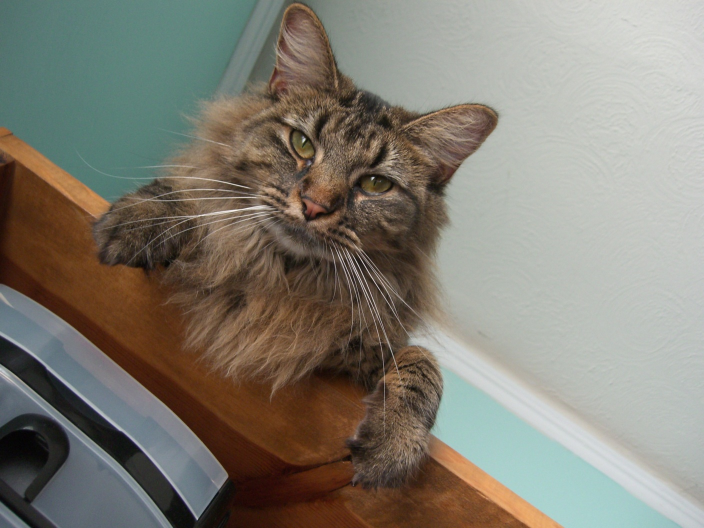
#> input picture nutmeg.jpg, 1408 x 1056 px (shown at 1/2 size)
$ jupyter execute --allow-errors CS445_Proj1_Starter.ipynb   (shell and % lines are left out)
#> lines starting #> are read from the running program, lines starting #| are printed output that depends on the picture
### utils.py
import time
import os

import cv2
import argparse
import numpy as np
from scipy import signal
from math import ceil, floor
import matplotlib.pyplot as plt
from matplotlib.colors import LogNorm


def align_images(input_img_1, input_img_2, pts_img_1, pts_img_2,
                 save_images=False):

    # Load images
    im1 = cv2.imread(input_img_1)
    im1 = cv2.cvtColor(im1, cv2.COLOR_BGR2RGB)

    im2 = cv2.imread(input_img_2)
    im2 = cv2.cvtColor(im2, cv2.COLOR_BGR2RGB)

    # get image sizes
    h1, w1, b1 = im1.shape
    h2, w2, b2 = im2.shape

    # Get center coordinate of the line segment
    center_im1 = np.mean(pts_img_1, axis=0)
    center_im2 = np.mean(pts_img_2, axis=0)

    plt.close('all')

    # translate first so that center of ref points is center of image
    tx = np.around((w1 / 2 - center_im1[0]) * 2).astype(int)

    if tx > 0:
        im1 = np.r_['1', np.zeros((im1.shape[0], tx, 3)), im1]

    else:
        im1 = np.r_['1', im1, np.zeros((im1.shape[0], -tx, 3))]

    ty = np.round((h1 / 2 - center_im1[1]) * 2).astype(int)

    if ty > 0:
        im1 = np.r_['0', np.zeros((ty, im1.shape[1], 3)), im1]

    else:
        im1 = np.r_['0', im1, np.zeros((-ty, im1.shape[1], 3))]

    tx = np.around((w2 / 2 - center_im2[0]) * 2).astype(int)

    if tx > 0:
        im2 = np.r_['1', np.zeros((im2.shape[0], tx, 3)), im2]

    else:
        im2 = np.r_['1', im2, np.zeros((im2.shape[0], -tx, 3))]

    ty = np.round((h2 / 2 - center_im2[1]) * 2).astype(int)

    if ty > 0:
        im2 = np.r_['0', np.zeros((ty, im2.shape[1], 3)), im2]

    else:
        im2 = np.r_['0', im2, np.zeros((-ty, im2.shape[1], 3))]

    # downscale larger image so that lengths between ref points are the same
    len1 = np.linalg.norm(pts_img_1[0]-pts_img_1[1])
    len2 = np.linalg.norm(pts_img_2[0]-pts_img_2[1])
    dscale = len2 / len1

    if dscale < 1:
        width = int(im1.shape[1] * dscale)
        height = int(im1.shape[0] * dscale)
        dim = (width, height)
        im1 = cv2.resize(im1, dim, interpolation=cv2.INTER_LINEAR)

    else:
        width = int(im2.shape[1] * 1 / dscale)
        height = int(im2.shape[0] * 1 / dscale)
        dim = (width, height)
        im2 = cv2.resize(im2, dim, interpolation=cv2.INTER_LINEAR)

    # rotate im1 so that angle between points is the same
    theta1 = np.arctan2(-(pts_img_1[:, 1][1]-pts_img_1[:, 1][0]),
                        pts_img_1[:, 0][1]-pts_img_1[:, 0][0])
    theta2 = np.arctan2(-(pts_img_2[:, 1][1]-pts_img_2[:, 1][0]),
                        pts_img_2[:, 0][1]-pts_img_2[:, 0][0])
    dtheta = theta2-theta1
    rows, cols = im1.shape[:2]
    M = cv2.getRotationMatrix2D((cols/2, rows/2), dtheta*180/np.pi, 1)
    cos = np.abs(M[0, 0])
    sin = np.abs(M[0, 1])

    # compute the new bounding dimensions of the image
    nW = int((rows * sin) + (cols * cos))
    nH = int((rows * cos) + (cols * sin))

    # adjust the rotation matrix to take into account translation
    M[0, 2] += (nW / 2) - cols/2
    M[1, 2] += (nH / 2) - rows/2

    im1 = cv2.warpAffine(im1, M, (nW, nH))

    # Crop images (on both sides of border) to be same height and width
    h1, w1, b1 = im1.shape
    h2, w2, b2 = im2.shape

    minw = min(w1, w2)
    brd = (max(w1, w2)-minw)/2
    if minw == w1:  # crop w2
        im2 = im2[:, ceil(brd):-floor(brd), :]
        tx = tx-ceil(brd)
    else:
        im1 = im1[:, ceil(brd):-floor(brd), :]
        tx = tx+ceil(brd)

    minh = min(h1, h2)
    brd = (max(h1, h2)-minh)/2
    if minh == h1:  # crop w2
        im2 = im2[ceil(brd):-floor(brd), :, :]
        ty = ty-ceil(brd)
    else:
        im1 = im1[ceil(brd):-floor(brd), :, :]
        ty = ty+ceil(brd)

    im1 = cv2.cvtColor(im1.astype(np.uint8), cv2.COLOR_RGB2BGR)
    im2 = cv2.cvtColor(im2.astype(np.uint8), cv2.COLOR_RGB2BGR)

    if save_images:
        output_img_1 = 'aligned_{}'.format(os.path.basename(input_img_1))
        output_img_2 = 'aligned_{}'.format(os.path.basename(input_img_2))
        cv2.imwrite(output_img_1, im1)
        cv2.imwrite(output_img_2, im2)

    return im1, im2


def prompt_eye_selection(image):
    fig = plt.figure()
    plt.imshow(image, cmap='gray')
    fig.set_label('Click on two points for alignment')
    plt.axis('off')
    xs = []
    ys = []
    clicked = np.zeros((2, 2), dtype=np.float32)

    # Define a callback function that will update the textarea
    # [11 lines left out: function onmousedown, not called in this run]

    def onmouseup(event):
        if(len(xs) >= 2):
            plt.close(fig)

    def onclose(event):
        clicked[:, 0] = xs
        clicked[:, 1] = ys
    # Create an hard reference to the callback not to be cleared by the garbage
    # collector

    fig.canvas.mpl_connect('button_press_event', onmousedown)
    fig.canvas.mpl_connect('button_release_event', onmouseup)
    fig.canvas.mpl_connect('close_event', onclose)

    return clicked

# [86 lines left out: functions crop_image, interactive_crop, gaussian_kernel, plot, plot_spectrum, not called in this run]

### CS445_Proj1_Starter.ipynb
# Programming Project #1: Hybrid Images

## CS445: Computational Photography

### Part I: Hybrid Images

[cell 1]
import cv2
import numpy as np
from matplotlib.colors import LogNorm

from scipy import signal
import utils
import matplotlib.pyplot as plt
from ipywidgets import interact

datadir = './'

[cell 2]
import matplotlib.pyplot as plt

[cell 3]
im1_file = datadir + 'nutmeg.jpg'
im2_file = datadir + 'DerekPicture.jpg'

im1 = np.float32(cv2.imread(im1_file, cv2.IMREAD_GRAYSCALE) / 255.0)
#> im1: shape (1056, 1408) float32; min 0.00784, max 0.988, mean 0.494
im2 = np.float32(cv2.imread(im2_file, cv2.IMREAD_GRAYSCALE) / 255.0)
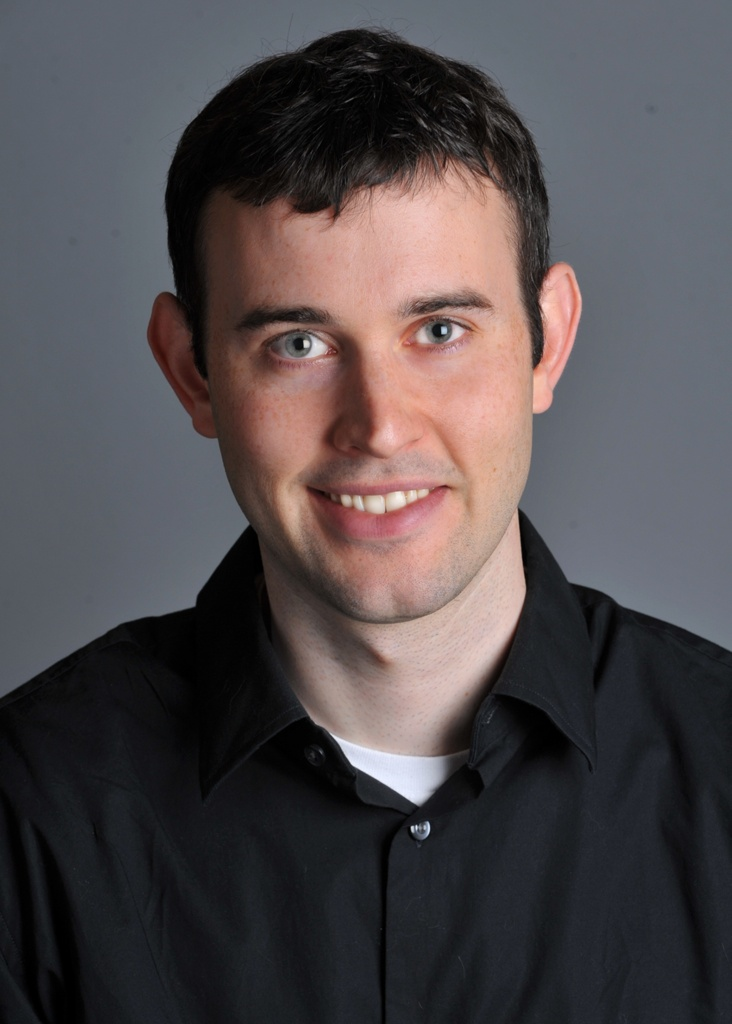
#> input picture DerekPicture.jpg, 732 x 1024 px
#> im2: shape (1024, 732) float32; min 0, max 0.953, mean 0.3

[cell 4]
pts_im1 = utils.prompt_eye_selection(im1)
#> pts_im1 = [[0, 0], [0, 0]]
# pts_im1 = np.array([[607, 290], [748, 370]]) # uncomment if entering [x, y] pts manually
# plt.plot(pts_im1[:,0], pts_im1[:,1], 'r-+')
# print(pts_im1)

[cell 5]
pts_im2 = utils.prompt_eye_selection(im2)
#> pts_im2 = [[0, 0], [0, 0]]
# pts_im2 = np.array([[299,343], [439,331]]) # uncomment if entering [x, y] pts manually
# plt.plot(pts_im2[:,0], pts_im2[:,1], 'r-+')
# print(pts_im2)

[cell 6]
print(pts_im1)
#| [[0. 0.]
#|  [0. 0.]]

#> (a cell that did not finish here is left out)

#> in align_images, im1 is the input picture: shape (1056, 1408, 3); mean B, G, R 115.4, 125.9, 130
#> in align_images, im2 is the input picture: shape (1024, 732, 3); mean B, G, R 76.9, 74.5, 80.5
#> in align_images, `center_im1 = np.mean(pts_img_1, axis=0)`: center_im1 = [0, 0]
#> in align_images, `tx = np.around((w1 / 2 - center_im1[0]) * 2).astype(int)`: tx = 1408
#> in align_images, `im1 = np.r_['1', np.zeros((im1.shape[0], tx, 3)), im1]`:
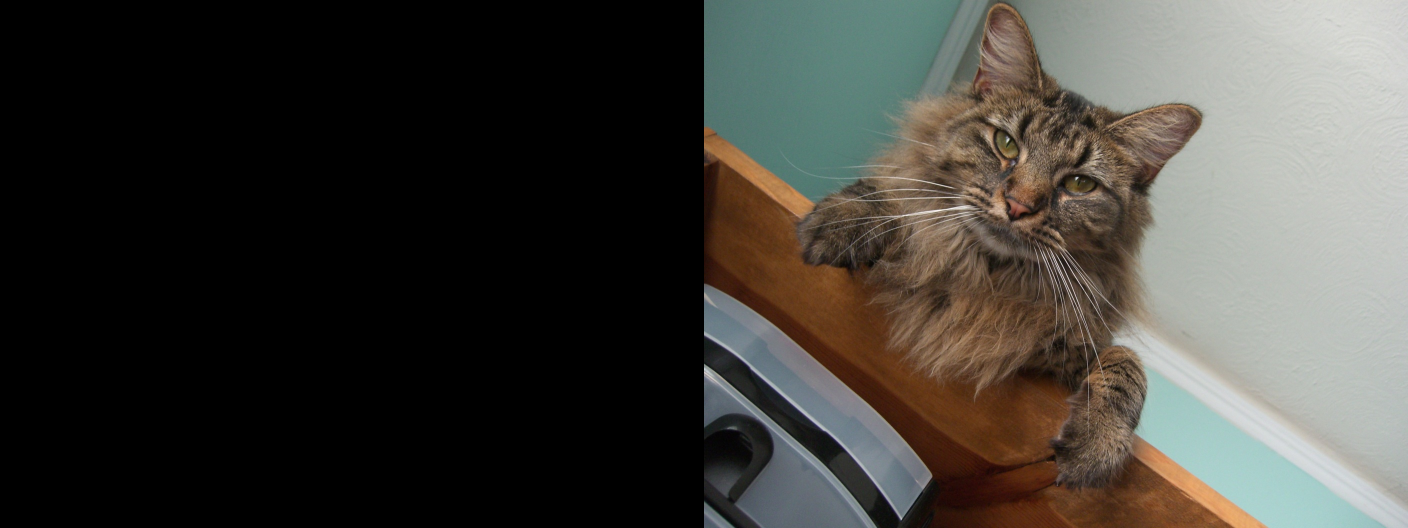
#> im1: shape (1056, 2816, 3) float64 (shown at 1/2 size); mean R, G, B 65, 63, 57.7
#> in align_images, `ty = np.round((h1 / 2 - center_im1[1]) * 2).astype(int)`: ty = 1056
#> in align_images, `im1 = np.r_['0', np.zeros((ty, im1.shape[1], 3)), im1]`:
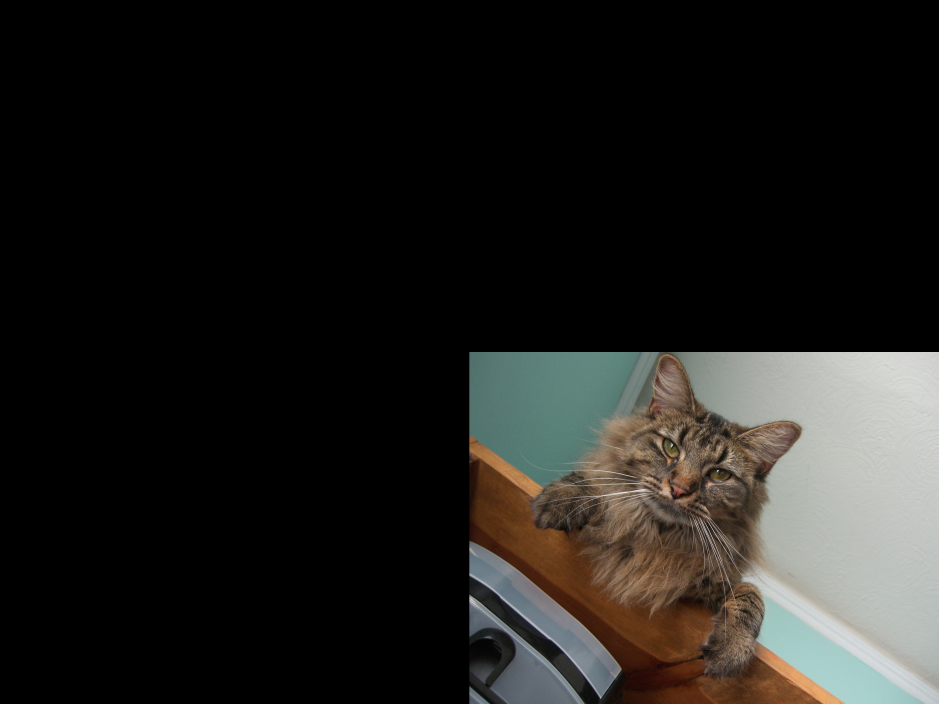
#> im1: shape (2112, 2816, 3) float64 (shown at 1/3 size); mean R, G, B 32.5, 31.5, 28.9
#> in align_images, `tx = np.around((w2 / 2 - center_im2[0]) * 2).astype(int)`: tx = 732
#> in align_images, `im2 = np.r_['1', np.zeros((im2.shape[0], tx, 3)), im2]`:
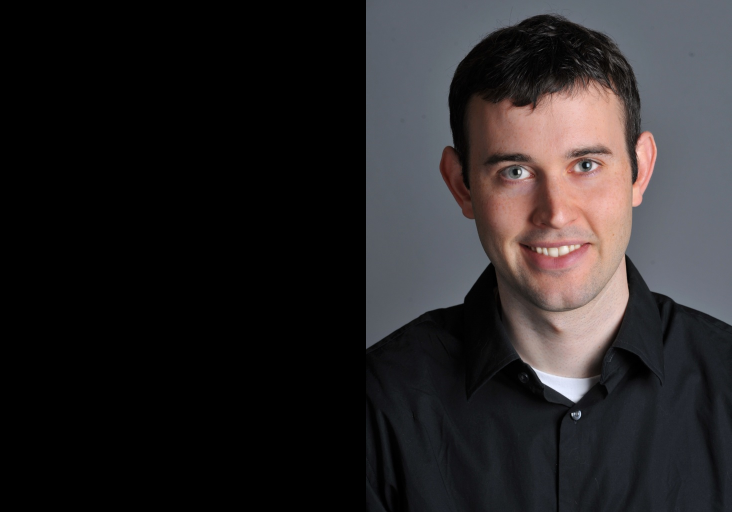
#> im2: shape (1024, 1464, 3) float64 (shown at 1/2 size); mean R, G, B 40.2, 37.3, 38.4
#> in align_images, `ty = np.round((h2 / 2 - center_im2[1]) * 2).astype(int)`: ty = 1024
#> in align_images, `im2 = np.r_['0', np.zeros((ty, im2.shape[1], 3)), im2]`:
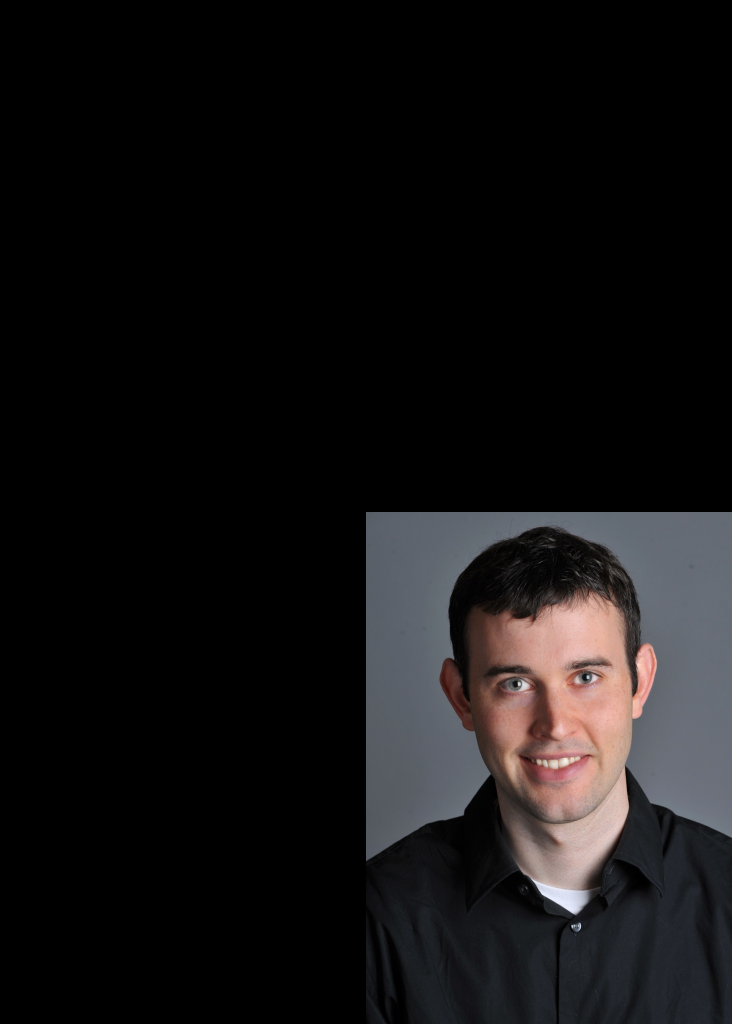
#> im2: shape (2048, 1464, 3) float64 (shown at 1/2 size); mean R, G, B 20.1, 18.6, 19.2
#> in align_images, `len1 = np.linalg.norm(pts_img_1[0]-pts_img_1[1])`: len1 = 0
#> in align_images, `dscale = len2 / len1`: dscale = nan

#> (a cell that did not finish here is left out)

[cell 9]
#Images sanity check
fig, axes = plt.subplots(1, 2)
axes[0].imshow(im1,cmap='gray')
axes[0].set_title('Image 1'), axes[0].set_xticks([]), axes[0].set_yticks([])
axes[1].imshow(im2,cmap='gray')
axes[1].set_title('Image 2'), axes[1].set_xticks([]), axes[1].set_yticks([]);

[cell 10]
def fft_domain_filter_image(im, fil):
    H, W = im.shape
    padding = fil.shape[0] // 2
    fftsize = 2048
    ffted_im = np.fft.fft2(im, (fftsize, fftsize))
    ffted_fil = np.fft.fft2(fil, (fftsize, fftsize))
    filtered_im_in_fft_domain = ffted_im * ffted_fil
    filtered_im_wt_padding = np.fft.ifft2(filtered_im_in_fft_domain)
    filtered_im = filtered_im_wt_padding[padding:padding + H, padding:padding + W]
    filtered_im = np.real(filtered_im)
    return filtered_im

def hybridImage(im1, im2, sigma_low, sigma_high):
    '''
    Inputs:
        im1:    RGB (height x width x 3) or a grayscale (height x width) image
                as a numpy array.
        im2:    RGB (height x width x 3) or a grayscale (height x width) image
                as a numpy array.
        sigma_low: standard deviation for the low-pass filter
        sigma_high: standard deviation for the high-pass filter

    Output:
        Return the combination of both images, one filtered with a low-pass filter
        and the other with a high-pass filter.
    '''

    # your code goes here
    ksize_low = int(np.ceil(sigma_low)*6+1)
    gauss_fil_low = cv2.getGaussianKernel(ksize_low, sigma_low)
    gauss_fil_low = gauss_fil_low*np.transpose(gauss_fil_low)

    ksize_high = int(np.ceil(sigma_high)*6+1)
    gauss_fil_hi = cv2.getGaussianKernel(ksize_high, sigma_high)
    gauss_fil_hi = gauss_fil_hi*np.transpose(gauss_fil_hi)

    impulse = np.zeros((ksize_high, ksize_high))
    impulse[ksize_high // 2, ksize_high // 2] = 1
    fil_hi = impulse - gauss_fil_hi

    filtered_im1_low = fft_domain_filter_image(im1, gauss_fil_low)
    filtered_im2_hi = fft_domain_filter_image(im2, fil_hi)

    im_res = np.fft.ifft2(np.fft.fft2(filtered_im1_low) + np.fft.fft2(filtered_im2_hi))

    return np.real(im_res)

[cell 11]
sigma_low = 20 # choose parameters that work for your images
sigma_high = 20

#> (the rest of this cell did not finish here and is left out)


#> (a cell that did not finish here is left out)

#> (a cell that did not finish here is left out)

### Part II: Image Enhancement

##### Two out of three types of image enhancement are required.  Choose a good image to showcase each type and implement a method.  This code doesn't rely on the hybrid image part.

#### Contrast enhancement

[cell 14]
low_contrast_im = cv2.imread('Pic1_LowContrast.jpg')
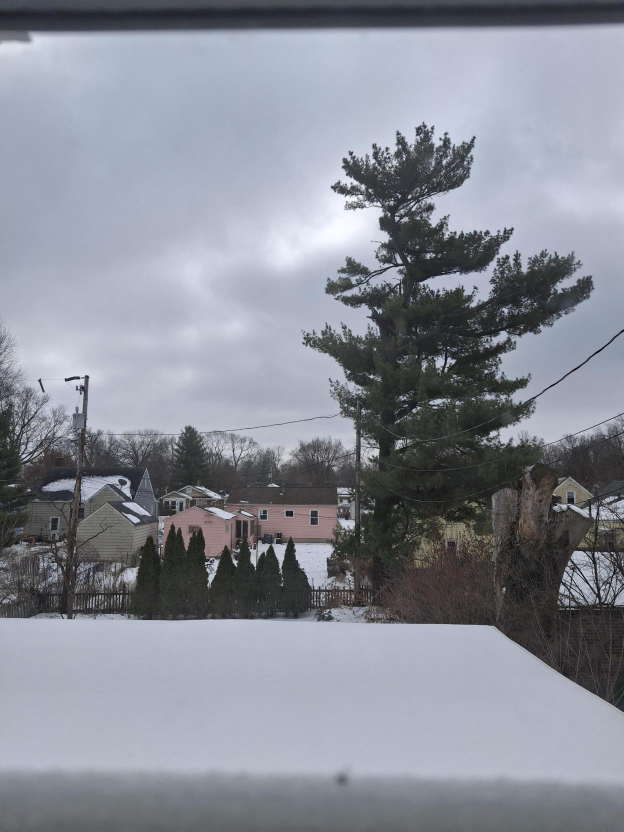
#> input picture Pic1_LowContrast.jpg, 1247 x 1663 px (shown at 1/2 size)
#> low_contrast_im is the input picture: shape (1663, 1247, 3); mean B, G, R 149.2, 139.4, 135

img_yuv = cv2.cvtColor(low_contrast_im, cv2.COLOR_BGR2YUV) # Method: Converting to YUV to extract the Luminance Y factor from the pixels
#> img_yuv: shape (1663, 1247, 3); mean of channels 0, 1, 2 139.3, 132.9, 124.2
# (Luminance controls the "contrastness" of the iamge)

img_yuv[:,:,0] = cv2.equalizeHist(img_yuv[:,:,0]) # Method: Histogram Equalizer applied only on Luminance to equalize the contrast
#> img_yuv: shape (1663, 1247, 3); mean of channels 0, 1, 2 129.1, 132.9, 124.2

img_output = cv2.cvtColor(img_yuv, cv2.COLOR_YUV2BGR)

# Display results
plt.figure(figsize=(12, 6))
plt.subplot(1, 2, 1), plt.imshow(cv2.cvtColor(low_contrast_im, cv2.COLOR_BGR2RGB)), plt.title('Low Contrast')
plt.subplot(1, 2, 2), plt.imshow(cv2.cvtColor(img_output, cv2.COLOR_BGR2RGB)), plt.title('Equalized')
plt.show()
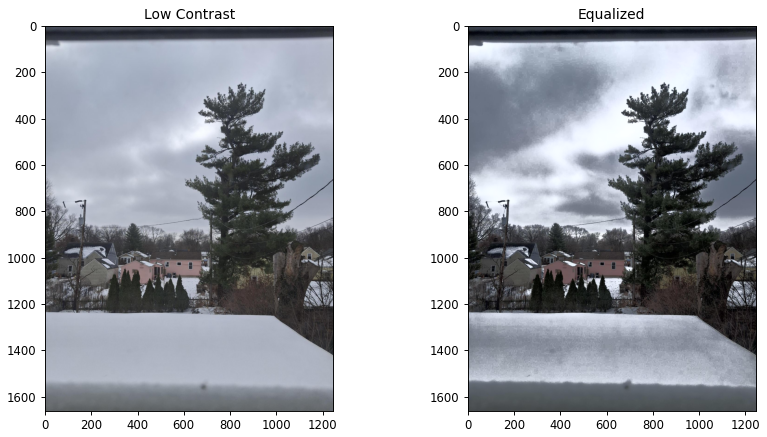
#> figure drawn by matplotlib, 2 panels

# Save the result
cv2.imwrite('Pic1_Fixed.jpg', img_output)
#> Out = True

#### Color enhancement

[cell 15]
unsaturated_im = cv2.imread('./Pic2_Unsaturated.jpg')
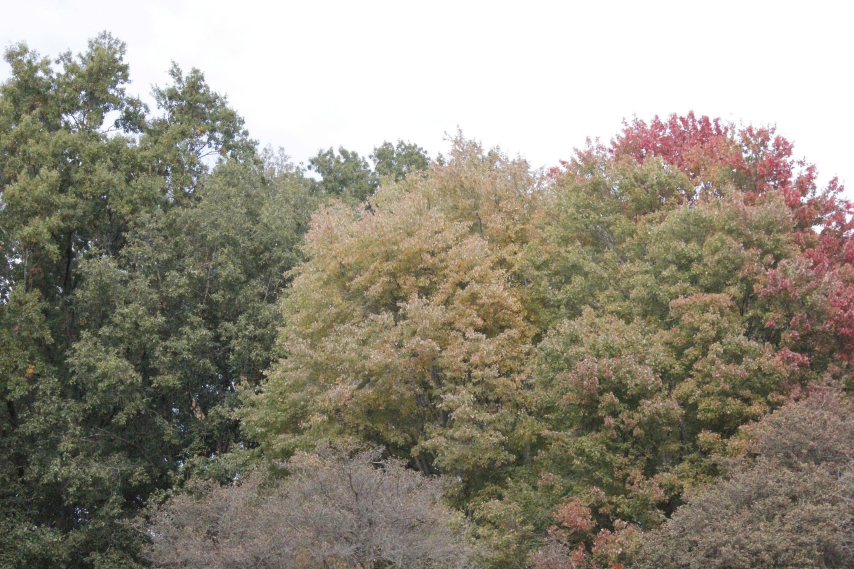
#> input picture Pic2_Unsaturated.jpg, 2560 x 1707 px (shown at 1/3 size)
#> unsaturated_im is the input picture: shape (1707, 2560, 3); mean B, G, R 127.4, 142, 147.6
unsaturated_im_float = unsaturated_im.astype(np.float32) / 255.0

# Convert to HSV color space
hsv = cv2.cvtColor(unsaturated_im_float, cv2.COLOR_BGR2HSV)
#> hsv: shape (1707, 2560, 3) float32; mean H, S, V 59.2, 0.2, 0.6
h, s, v = cv2.split(hsv)

# Apply Gamma correction: S_enhanced = S_old ^ gamma and V_enhanced = V_old ^ v_gamma
gamma = 0.7
s_enhanced = np.power(s, gamma)

v_gamma = 0.9 # Lower gamma = brighter image
v_enhanced = np.power(v, v_gamma)

hsv_enhanced = cv2.merge([h, s_enhanced, v_enhanced])
#> hsv_enhanced: shape (1707, 2560, 3) float32; mean H, S, V 59.2, 0.3, 0.6
enhanced_bgr = cv2.cvtColor(hsv_enhanced, cv2.COLOR_HSV2BGR)
enhanced_img = np.clip(enhanced_bgr * 255.0, 0, 255).astype(np.uint8)

plt.figure(figsize=(12, 6))
plt.subplot(1, 2, 1)
plt.title("Original")
plt.imshow(cv2.cvtColor(unsaturated_im, cv2.COLOR_BGR2RGB))
plt.axis('off')

plt.subplot(1, 2, 2)
plt.title(f"Enhanced (Gamma={gamma})")
plt.imshow(cv2.cvtColor(enhanced_img, cv2.COLOR_BGR2RGB))
plt.axis('off')
plt.show()
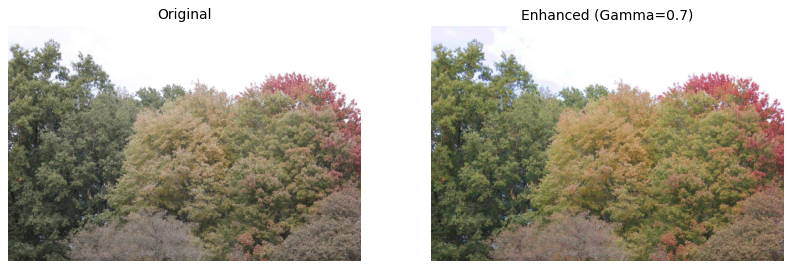
#> figure drawn by matplotlib, 2 panels
